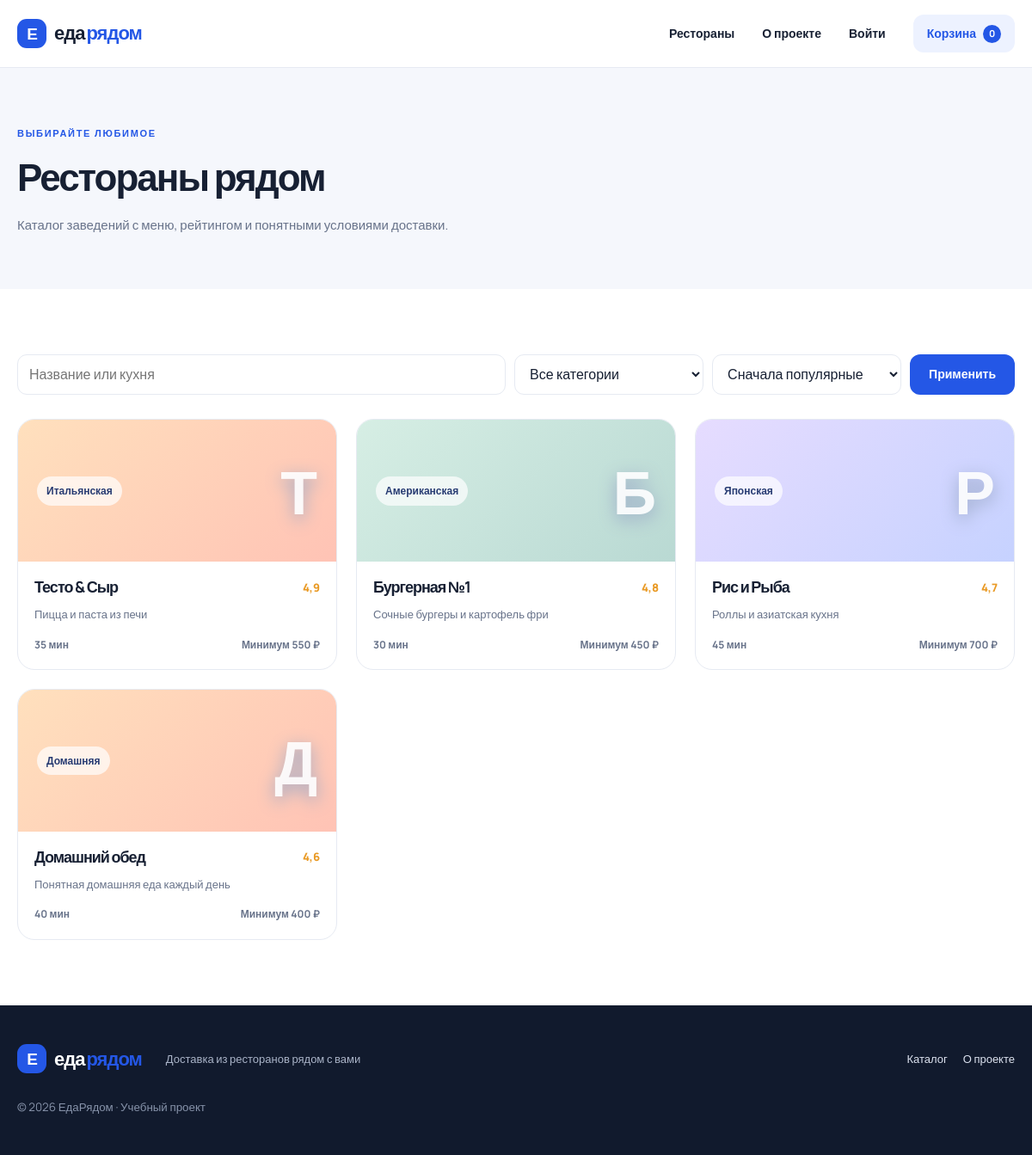
The page /restaurants/ on the database its author committed.
### delivery/models.py (models this page shows, shortened)
class Restaurant(models.Model):
    name = models.CharField('Название', max_length=120)
    slug = models.SlugField(unique=True)
    description = models.TextField('Описание')
    cuisine = models.CharField('Кухня', max_length=80)
    image = models.ImageField('Изображение', upload_to='restaurants/', blank=True)
    delivery_zone = models.ForeignKey(DeliveryZone, on_delete=models.PROTECT, verbose_name='Зона доставки')
    minimum_order = models.DecimalField('Минимальный заказ', max_digits=8, decimal_places=2, default=500)
    rating = models.FloatField('Рейтинг', default=4.7, validators=[MinValueValidator(0)])
    delivery_minutes = models.PositiveIntegerField('Ориентир доставки', default=40)
    is_active = models.BooleanField('Активен', default=True)

### delivery/views.py (the view)
# urls.py: path('restaurants/', views.catalog, name='catalog'),
def catalog(request):
    qs = Restaurant.objects.filter(is_active=True).order_by('-rating')
    q = request.GET.get('q', '').strip()
    if q: qs = qs.filter(Q(name__icontains=q) | Q(cuisine__icontains=q) | Q(description__icontains=q))
    category = request.GET.get('category')
    if category:
        qs = qs.filter(dishes__category__slug=category).distinct()
    sort = request.GET.get('sort')
    if sort == 'rating': qs = qs.order_by('-rating')
    elif sort == 'price': qs = qs.order_by('minimum_order')
    page_obj = Paginator(qs, 20).get_page(request.GET.get('page'))
    return render(request, 'delivery/catalog.html', {'page_obj': page_obj, 'categories': Category.objects.all(), 'q': q, 'selected_category': category, 'sort': sort})

### templates/delivery/catalog.html (shortened to what this page needs)
{% extends 'delivery/base.html' %}{% block title %}Рестораны — ЕдаРядом{% endblock %}
{% block content %}
<section class="page-top">
    <div class="container">
        <span class="eyebrow">ВЫБИРАЙТЕ ЛЮБИМОЕ</span>
        <h1>Рестораны рядом</h1>
        <p>Каталог заведений с меню, рейтингом и понятными условиями доставки.</p>
    </div>
</section>
<section class="container section">
    <form class="filter-bar" method="get">
        <input id="q" name="q" value="{{ q }}" placeholder="Название или кухня">
        <select name="category" aria-label="Категория">
            <option value="">Все категории</option>
        </select>
        <select name="sort" aria-label="Сортировка">
            <option value="">Сначала популярные</option>
        </select>
        <button class="btn" type="submit">Применить</button>
    </form>
<div class="restaurant-grid">
    {% for restaurant in page_obj %}
    <article class="restaurant-card">
        <a class="restaurant-visual visual-{{ forloop.counter|add:1 }}" href="{% url 'restaurant_detail' restaurant.slug %}">
            <span>{{ restaurant.cuisine }}</span>
            <strong>{{ restaurant.name|slice:':1' }}</strong>
        </a>
        <div class="card-body">
            <div class="card-title">
                <h2><a href="{% url 'restaurant_detail' restaurant.slug %}">{{ restaurant.name }}</a></h2>
                <span class="rating"> {{ restaurant.rating|floatformat:1 }}</span>
            </div>
            <p>{{ restaurant.description|truncatechars:90 }}</p>
            <div class="card-meta">
                <span>{{ restaurant.delivery_minutes }} мин</span>
                <span>Минимум {{ restaurant.minimum_order|floatformat:0 }} ₽</span>
            </div>
        </div>
    </article>
    {% empty %}
    <p>Ничего не найдено. Попробуйте изменить запрос.</p>
    {% endfor %}
</div>
</section>
{% endblock %}

### static/css/style.css (style rules this page uses)
:root { --blue:#2457e6; --blue-dark:#173eb4; --ink:#172033; --muted:#68738a; --line:#e6eaf2; --soft:#f5f7fc; --white:#fff; --orange:#ffb454; --radius:20px; --space:24px; --shadow:0 14px 40px rgba(24,45,92,.08) }
* { box-sizing:border-box }
html { scroll-behavior:smooth }
body { margin:0; font-family:Manrope,Arial,sans-serif; color:var(--ink); background:#fff; font-size:16px; line-height:1.6 }
a { color:inherit; text-decoration:none }
button,input,select,textarea { font:inherit }
button,a,select { touch-action:manipulation }
button { cursor:pointer }
.container { width:min(1160px,calc(100% - 40px)); margin-inline:auto }
.eyebrow { font-size:11px; font-weight:800; letter-spacing:1.7px; color:var(--blue) }
h1,h2,h3,p { margin-top:0 }
h1 { font-size:clamp(36px,5vw,58px); line-height:1.12; letter-spacing:-2px; margin:14px 0 20px }
h2 { font-size:clamp(25px,3vw,34px); line-height:1.2; letter-spacing:-1px; margin:8px 0 14px }
.hero-copy>p,.page-top p { max-width:550px; color:var(--muted); font-size:17px }
.btn { display:inline-flex; align-items:center; justify-content:center; min-height:46px; padding:0 22px; border:0; border-radius:12px; background:var(--blue); color:white; font-weight:800; font-size:14px; transition:transform .18s,background .18s }
.section { padding-top:76px; padding-bottom:76px }
.restaurant-grid { display:grid; grid-template-columns:repeat(3,minmax(0,1fr)); gap:22px }
.restaurant-card { background:white; border:1px solid var(--line); border-radius:var(--radius); overflow:hidden; transition:transform .2s,box-shadow .2s }
.restaurant-visual { height:165px; display:flex; align-items:center; justify-content:space-between; padding:22px; background:linear-gradient(135deg,#dce7ff,#f5cda9); color:#273b72 }
.restaurant-visual strong { font-size:70px; line-height:1; color:rgba(255,255,255,.9); text-shadow:0 6px 20px #9aa8c7 }
.restaurant-visual span { font-size:12px; font-weight:800; background:rgba(255,255,255,.7); padding:7px 11px; border-radius:30px }
.visual-2,.visual-5 { background:linear-gradient(135deg,#ffe0bd,#ffc3b5) }
.visual-3,.visual-6 { background:linear-gradient(135deg,#d6eee4,#b9d9d3) }
.visual-4 { background:linear-gradient(135deg,#e6dcff,#c6d2ff) }
.card-body { padding:19px }
.card-title { display:flex; align-items:center; justify-content:space-between; gap:10px }
.card-title h2 { font-size:18px; margin:0 }
.rating { color:#e99a25; font-weight:800; font-size:13px; white-space:nowrap }
.card-body p { color:var(--muted); font-size:13px; margin:10px 0 15px }
.card-meta { display:flex; justify-content:space-between; color:var(--muted); font-size:12px; font-weight:700 }
.page-top { background:var(--soft); padding:62px 0 }
.page-top h1 { font-size:44px }
.page-top p { font-size:15px; margin-bottom:0 }
.filter-bar { display:flex; gap:10px; margin-bottom:28px }
.filter-bar input,.filter-bar select,.form-field input,.form-field select,.form-field textarea { min-height:46px; padding:10px 13px; border:1px solid var(--line); border-radius:11px; background:white; color:var(--ink); width:100%; outline:none }
.filter-bar input { flex:1 }
.filter-bar select { max-width:220px }
.restaurant-visual { position:relative;overflow:hidden }

### rows shown on the page
Restaurant: cuisine "Итальянская", name "Т", name "Тесто & Сыр", rating "4,9", description "Пицца и паста из печи", delivery_minutes "35", minimum_order "550"
Restaurant: cuisine "Американская", name "Б", name "Бургерная №1", rating "4,8", description "Сочные бургеры и картофель фри", delivery_minutes "30", minimum_order "450"
Restaurant: cuisine "Японская", name "Р", name "Рис и Рыба", rating "4,7", description "Роллы и азиатская кухня", delivery_minutes "45", minimum_order "700"
Restaurant: cuisine "Домашняя", name "Д", name "Домашний обед", rating "4,6", description "Понятная домашняя еда каждый день", delivery_minutes "40", minimum_order "400"

### other values the page prints
{{ request.session.cart|length|default:0 }} "0"
